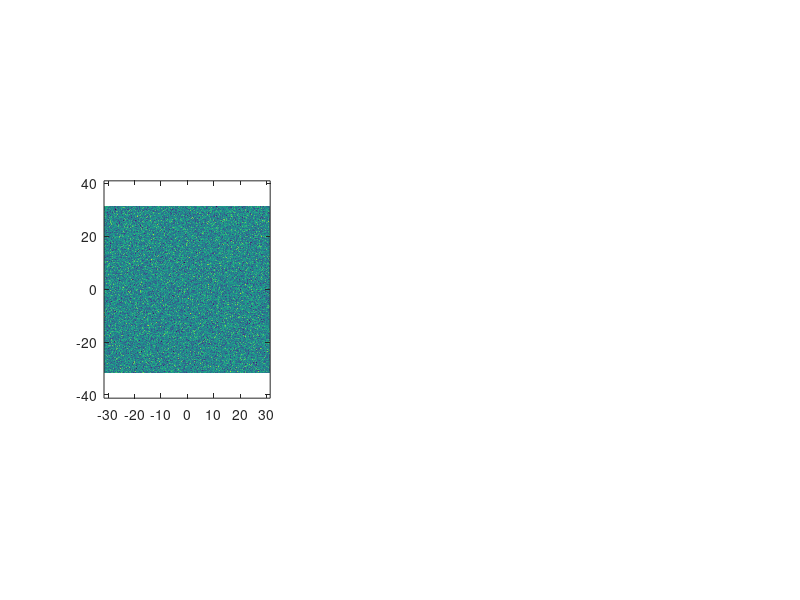

Here is the MATLAB script that generated this plot: (Note: this script raises an error after producing the figure.)
clc; clear; close all;
image = "count_droplets"; % "count_droplets" or "count_minmax"

%% Parameters
function mu = mu(t)
    mu = 3;
end

t0 = 0.0;
T  = 5.0;

scale=20;
Lx = scale*pi;
Ly = scale*pi;

Nx = 2^8;
Ny = 2^8;

dx = Lx/Nx;
dy = Ly/Ny;

movie_dt = 0.05;

%% Initial condition

% random
sigma = 0.01;
u0 = sigma*randn(Nx,Ny);
u_hat = fft2(u0);

% gaussian
% u0 = exp(-(X.^2 + Y.^2)/sigma);
% u_hat = fft2(u0);

%% discretization
% spatial discretization
x = (-Nx/2:Nx/2-1)*dx;
y = (-Ny/2:Ny/2-1)*dy;

[X,Y] = ndgrid(x,y);

% time discretization
dt = 0.1 * min(dx,dy)^2;
t = t0:dt:T;

%% Fourier wavenumbers

kx = 2*pi * [0:Nx/2-1 -Nx/2:-1] / Lx;
ky = 2*pi * [0:Ny/2-1 -Ny/2:-1] / Ly;

[KX,KY] = ndgrid(kx,ky);

Laplacian_k = -(KX.^2 + KY.^2);

%% 2/3 dealiasing mask

kx_max = max(abs(kx));
ky_max = max(abs(ky));

dealias_mask = (abs(KX) <= (2/3)*kx_max) & (abs(KY) <= (2/3)*ky_max);

%% Plot setup
figure('Position',[100 100 1800 600])
%% first plot: solution
subplot(1,3,1)

u_phys = real(ifft2(u_hat));

im = imagesc(x,y,u_phys');
axis equal tight
set(gca,'YDir','normal')

colormap(seismic_colormap())
caxis([-1.2 1.2])
colorbar

title(sprintf('t = %.3f',t(1)))
xticks([-scale*pi 0 scale*pi])
xticklabels({['-' num2str(scale,'%.0f')] ,'0', [num2str(scale,'%.0f') '\pi']})
yticks([-scale*pi 0 scale*pi])
yticklabels({['-' num2str(scale,'%.0f')] ,'0', [num2str(scale,'%.0f') '\pi']})

%% second plot: L2 norm
subplot(1,3,2)

t_hist = t(1);
l2_hist = l2_norm_periodic(u_hat,Lx,Ly);

hline = plot(t_hist,l2_hist,'LineWidth',2);

xlabel('t')
ylabel('||u||_{L^2}')
grid on

%% third plot: defects
subplot(1,3,3)

if image == "count_droplets"
    BW = u_phys < 0;
    BW = bwareaopen(BW,20);
    CC = bwconncomp(BW,8);
    defect_hist = CC.NumObjects;

    dline = plot(t_hist, defect_hist, 'LineWidth',2);
    
    xlabel('t')
    ylabel('# negative droplets')
elseif image == "count_minmax"
    mx = imregionalmax(u_phys) & (u_phys > 0.5);
    mn = imregionalmin(u_phys) & (u_phys < -0.5);

    nmax = nnz(mx);
    nmin = nnz(mn);

    defect_max_hist = nmax;
    defect_min_hist = nmin;
    
    dlinemax = plot(t_hist, defect_max_hist, 'LineWidth',2, 'DisplayName', '# maxima');
    hold on;
    dlinemin = plot(t_hist, defect_min_hist, 'LineWidth',2, 'DisplayName', '# minima');
    
    xlabel('t')
    legend show
end

grid on

drawnow

%% GIF setup
save_gif = true;
gif_filename = ['cahn_hilliard_2D_muIC=' num2str(mu(0),'%.2f') '.gif'];

frame_count = 1;

next_movie_time = t0;

%% Time loop
for n = 1:length(t)-1
    L_operator = -Laplacian_k.^2 - mu(t(n))*Laplacian_k;

    u_phys = real(ifft2(u_hat));
    u3_hat = fft2(u_phys.^3);
    N_hat = Laplacian_k .* dealias_mask .* u3_hat;

    % explicit nonlinear, semi-explicit linear
    u_hat = ((1 + 0.5*dt*L_operator).*u_hat + dt*N_hat) ...
            ./ (1 - 0.5*dt*L_operator);
    u_hat = dealias_mask .* u_hat;
    u_phys = real(ifft2(u_hat));

    t_hist(end+1) = t(n+1);
    l2_hist(end+1) = l2_norm_periodic(u_hat,Lx,Ly);
    
    % count defect proxy
    if image == "count_droplets"  
        BW = u_phys < 0;
        BW = bwareaopen(BW,20);
        CC = bwconncomp(BW,8);
        defect_hist(end+1) = CC.NumObjects;

    elseif image == "count_minmax"
        mx = imregionalmax(u_phys) & (u_phys > 0.5);
        mn = imregionalmin(u_phys) & (u_phys < -0.5);
    
        nmax = nnz(mx);
        nmin = nnz(mn);
    
        defect_max_hist(end+1) = nmax;
        defect_min_hist(end+1) = nmin;
    end

    if (t(n+1) >= next_movie_time) || (n+1 == length(t))

        next_movie_time = next_movie_time + movie_dt;
        u_phys = real(ifft2(u_hat));

        set(im,'CData',u_phys')
        subplot(1,3,1)

        subplot(1,3,2)
        set(hline,'XData',t_hist,'YData',l2_hist)
        axis tight
        
        subplot(1,3,3)
        if image == "count_droplets"                
            set(dline,'XData',t_hist,'YData',defect_hist);

        elseif image == "count_minmax"
            set(dlinemax,'XData',t_hist,'YData',defect_max_hist);
            set(dlinemin,'XData',t_hist,'YData',defect_min_hist);
            
            xlabel('t')
        end
        axis tight

        drawnow

        if save_gif
            frame = getframe(gcf);
            img = frame2im(frame);

            [A,map] = rgb2ind(img,256);
            if frame_count == 1
                imwrite(A,map,gif_filename,'gif','LoopCount',Inf,'DelayTime',0.05);
            else
                imwrite(A,map,gif_filename,'gif','WriteMode','append','DelayTime',0.05);
            end

            frame_count = frame_count + 1;

        end
    end
end
disp(['GIF saved to: ', gif_filename])


%% L2 norm
function val = l2_norm_periodic_1D(u_hat,Lx)
    Nx = length(u_hat);
    val = sqrt(Lx)* sqrt(sum(abs(u_hat).^2))/Nx;
end

%% Seismic colormap    
function cmap = seismic_colormap()
    
    n = 256;
    
    r = [(0:n/2-1)/(n/2), ones(1,n/2)];
    g = [(0:n/2-1)/(n/2), (n/2-1:-1:0)/(n/2)];
    b = [ones(1,n/2), (n/2-1:-1:0)/(n/2)];
    
    cmap = [r(:),g(:),b(:)];

end
